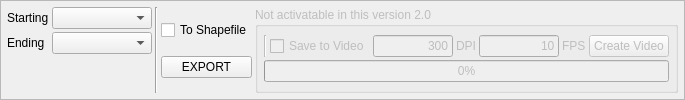
                 <widget class="QFrame" name="frame_9">
                  <property name="frameShape">
                   <enum>QFrame::StyledPanel</enum>
                  </property>
                  <property name="frameShadow">
                   <enum>QFrame::Raised</enum>
                  </property>
                  <layout class="QHBoxLayout" name="horizontalLayout_39">
                   <property name="spacing">
                    <number>3</number>
                   </property>
                   <property name="leftMargin">
                    <number>6</number>
                   </property>
                   <property name="topMargin">
                    <number>6</number>
                   </property>
                   <property name="rightMargin">
                    <number>6</number>
                   </property>
                   <property name="bottomMargin">
                    <number>6</number>
                   </property>
                   <item>
                    <layout class="QFormLayout" name="formLayout">
                     <property name="horizontalSpacing">
                      <number>3</number>
                     </property>
                     <property name="verticalSpacing">
                      <number>3</number>
                     </property>
                     <item row="0" column="0">
                      <widget class="QLabel" name="label_53">
                       <property name="sizePolicy">
                        <sizepolicy hsizetype="Minimum" vsizetype="Preferred">
                         <horstretch>0</horstretch>
                         <verstretch>0</verstretch>
                        </sizepolicy>
                       </property>
                       <property name="font">
                        <font>
                         <weight>50</weight>
                         <bold>false</bold>
                        </font>
                       </property>
                       <property name="text">
                        <string>Starting</string>
                       </property>
                      </widget>
                     </item>
                     <item row="0" column="1">
                      <widget class="QComboBox" name="comboBox_gwsw_sdate">
                       <property name="sizePolicy">
                        <sizepolicy hsizetype="Expanding" vsizetype="Fixed">
                         <horstretch>0</horstretch>
                         <verstretch>0</verstretch>
                        </sizepolicy>
                       </property>
                       <property name="minimumSize">
                        <size>
                         <width>100</width>
                         <height>0</height>
                        </size>
                       </property>
                       <property name="sizeAdjustPolicy">
                        <enum>QComboBox::AdjustToMinimumContentsLength</enum>
                       </property>
                      </widget>
                     </item>
                     <item row="1" column="0">
                      <widget class="QLabel" name="label_54">
                       <property name="sizePolicy">
                        <sizepolicy hsizetype="Minimum" vsizetype="Preferred">
                         <horstretch>0</horstretch>
                         <verstretch>0</verstretch>
                        </sizepolicy>
                       </property>
                       <property name="font">
                        <font>
                         <weight>50</weight>
                         <bold>false</bold>
                        </font>
                       </property>
                       <property name="text">
                        <string>Ending</string>
                       </property>
                      </widget>
                     </item>
                     <item row="1" column="1">
                      <widget class="QComboBox" name="comboBox_gwsw_edate">
                       <property name="sizePolicy">
                        <sizepolicy hsizetype="Expanding" vsizetype="Fixed">
                         <horstretch>0</horstretch>
                         <verstretch>0</verstretch>
                        </sizepolicy>
                       </property>
                       <property name="minimumSize">
                        <size>
                         <width>100</width>
                         <height>0</height>
                        </size>
                       </property>
                      </widget>
                     </item>
                    </layout>
                   </item>
                   <item>
                    <widget class="Line" name="line_9">
                     <property name="orientation">
                      <enum>Qt::Vertical</enum>
                     </property>
                    </widget>
                   </item>
                   <item>
                    <layout class="QVBoxLayout" name="verticalLayout_19">
                     <property name="spacing">
                      <number>3</number>
                     </property>
                     <property name="leftMargin">
                      <number>0</number>
                     </property>
                     <property name="topMargin">
                      <number>0</number>
                     </property>
                     <item>
                      <widget class="QCheckBox" name="checkBox_export_gwsw_shp">
                       <property name="font">
                        <font>
                         <weight>50</weight>
                         <bold>false</bold>
                        </font>
                       </property>
                       <property name="text">
                        <string>To Shapefile</string>
                       </property>
                       <property name="tristate">
                        <bool>false</bool>
                       </property>
                      </widget>
                     </item>
                     <item>
                      <widget class="QPushButton" name="pushButton_export_gwsw">
                       <property name="font">
                        <font>
                         <weight>50</weight>
                         <bold>false</bold>
                        </font>
                       </property>
                       <property name="text">
                        <string>EXPORT</string>
                       </property>
                      </widget>
                     </item>
                    </layout>
                   </item>
                   <item>
                    <widget class="QGroupBox" name="groupBox_10">
                     <property name="enabled">
                      <bool>false</bool>
                     </property>
                     <property name="font">
                      <font>
                       <weight>50</weight>
                       <bold>false</bold>
                      </font>
                     </property>
                     <property name="title">
                      <string>Not activatable in this version 2.0</string>
                     </property>
                     <property name="checkable">
                      <bool>false</bool>
                     </property>
                     <layout class="QVBoxLayout" name="verticalLayout_7">
                      <property name="leftMargin">
                       <number>6</number>
                      </property>
                      <property name="topMargin">
                       <number>3</number>
                      </property>
                      <property name="rightMargin">
                       <number>6</number>
                      </property>
                      <property name="bottomMargin">
                       <number>3</number>
                      </property>
                      <item>
                       <layout class="QVBoxLayout" name="verticalLayout_42">
                        <property name="spacing">
                         <number>3</number>
                        </property>
                        <item>
                         <layout class="QHBoxLayout" name="horizontalLayout_38">
                          <property name="spacing">
                           <number>3</number>
                          </property>
                          <property name="topMargin">
                           <number>0</number>
                          </property>
                          <item>
                           <widget class="Line" name="line_15">
                            <property name="orientation">
                             <enum>Qt::Vertical</enum>
                            </property>
                           </widget>
                          </item>
                          <item>
                           <widget class="QCheckBox" name="checkBox_gwsw_toVideo">
                            <property name="enabled">
                             <bool>false</bool>
                            </property>
                            <property name="font">
                             <font>
                              <weight>50</weight>
                              <bold>false</bold>
                             </font>
                            </property>
                            <property name="text">
                             <string>Save to Video</string>
                            </property>
                            <property name="checkable">
                             <bool>false</bool>
                            </property>
                           </widget>
                          </item>
                          <item>
                           <widget class="QLineEdit" name="lineEdit_gwsw_dpi">
                            <property name="enabled">
                             <bool>false</bool>
                            </property>
                            <property name="sizePolicy">
                             <sizepolicy hsizetype="Fixed" vsizetype="Fixed">
                              <horstretch>0</horstretch>
                              <verstretch>0</verstretch>
                             </sizepolicy>
                            </property>
                            <property name="minimumSize">
                             <size>
                              <width>30</width>
                              <height>0</height>
                             </size>
                            </property>
                            <property name="maximumSize">
                             <size>
                              <width>80</width>
                              <height>16777215</height>
                             </size>
                            </property>
                            <property name="font">
                             <font>
                              <weight>50</weight>
                              <bold>false</bold>
                             </font>
                            </property>
                            <property name="text">
                             <string>300</string>
                            </property>
                            <property name="alignment">
                             <set>Qt::AlignRight|Qt::AlignTrailing|Qt::AlignVCenter</set>
                            </property>
                           </widget>
                          </item>
                          <item>
                           <widget class="QLabel" name="label_55">
                            <property name="font">
                             <font>
                              <weight>50</weight>
                              <bold>false</bold>
                             </font>
                            </property>
                            <property name="text">
                             <string>DPI</string>
                            </property>
                           </widget>
                          </item>
                          <item>
                           <widget class="QLineEdit" name="lineEdit_gwsw_fps">
                            <property name="enabled">
                             <bool>false</bool>
                            </property>
                            <property name="sizePolicy">
                             <sizepolicy hsizetype="Fixed" vsizetype="Fixed">
                              <horstretch>0</horstretch>
                              <verstretch>0</verstretch>
                             </sizepolicy>
                            </property>
                            <property name="minimumSize">
                             <size>
                              <width>30</width>
                              <height>0</height>
                             </size>
                            </property>
                            <property name="maximumSize">
                             <size>
                              <width>80</width>
                              <height>16777215</height>
                             </size>
                            </property>
                            <property name="font">
                             <font>
                              <weight>50</weight>
                              <bold>false</bold>
                             </font>
                            </property>
                            <property name="text">
                             <string>10</string>
                            </property>
                            <property name="alignment">
                             <set>Qt::AlignRight|Qt::AlignTrailing|Qt::AlignVCenter</set>
                            </property>
                           </widget>
                          </item>
                          <item>
                           <widget class="QLabel" name="label_56">
                            <property name="font">
                             <font>
                              <weight>50</weight>
                              <bold>false</bold>
                             </font>
                            </property>
                            <property name="text">
                             <string>FPS</string>
                            </property>
                           </widget>
                          </item>
                          <item>
                           <widget class="QPushButton" name="pushButton_gwsw_autoplot">
                            <property name="enabled">
                             <bool>false</bool>
                            </property>
                            <property name="font">
                             <font>
                              <weight>50</weight>
                              <bold>false</bold>
                             </font>
                            </property>
                            <property name="text">
                             <string>Create Video</string>
                            </property>
                            <property name="checkable">
                             <bool>false</bool>
                            </property>
                           </widget>
                          </item>
                         </layout>
                        </item>
                        <item>
                         <layout class="QHBoxLayout" name="horizontalLayout_41">
                          <property name="topMargin">
                           <number>0</number>
                          </property>
                          <item>
                           <widget class="QProgressBar" name="progressBar_gwsw">
                            <property name="font">
                             <font>
                              <weight>50</weight>
                              <bold>false</bold>
                              <kerning>true</kerning>
                             </font>
                            </property>
                            <property name="value">
                             <number>0</number>
                            </property>
                            <property name="alignment">
                             <set>Qt::AlignRight|Qt::AlignTrailing|Qt::AlignVCenter</set>
                            </property>
                            <property name="textVisible">
                             <bool>true</bool>
                            </property>
                            <property name="format">
                             <string>%p%</string>
                            </property>
                           </widget>
                          </item>
                         </layout>
                        </item>
                       </layout>
                      </item>
                     </layout>
                    </widget>
                   </item>
                  </layout>
                 </widget>
